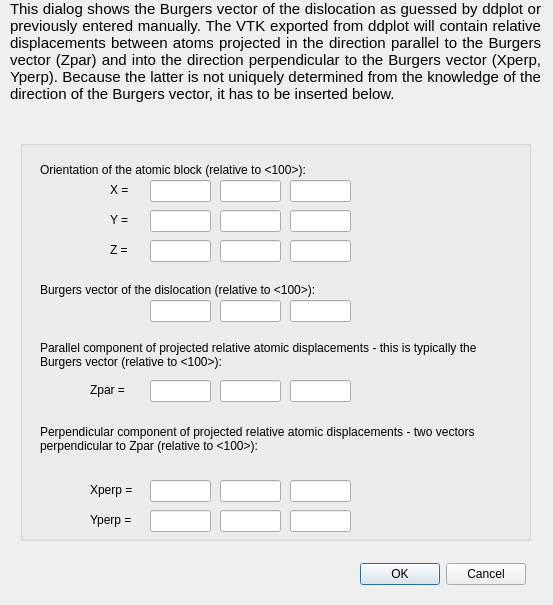
<?xml version="1.0" encoding="UTF-8"?>
<ui version="4.0">
 <class>DSetupExportVTK</class>
 <widget class="QDialog" name="DSetupExportVTK">
  <property name="geometry">
   <rect>
    <x>0</x>
    <y>0</y>
    <width>553</width>
    <height>605</height>
   </rect>
  </property>
  <property name="windowTitle">
   <string>Dialog</string>
  </property>
  <widget class="QDialogButtonBox" name="buttonBox">
   <property name="geometry">
    <rect>
     <x>350</x>
     <y>560</y>
     <width>176</width>
     <height>28</height>
    </rect>
   </property>
   <property name="standardButtons">
    <set>QDialogButtonBox::Cancel|QDialogButtonBox::Ok</set>
   </property>
  </widget>
  <widget class="QLabel" name="textLabel4">
   <property name="geometry">
    <rect>
     <x>10</x>
     <y>0</y>
     <width>531</width>
     <height>161</height>
    </rect>
   </property>
   <property name="autoFillBackground">
    <bool>true</bool>
   </property>
   <property name="text">
    <string>&lt;!DOCTYPE HTML PUBLIC &quot;-//W3C//DTD HTML 4.0//EN&quot; &quot;http://www.w3.org/TR/REC-html40/strict.dtd&quot;&gt;
&lt;html&gt;&lt;head&gt;&lt;meta name=&quot;qrichtext&quot; content=&quot;1&quot; /&gt;&lt;style type=&quot;text/css&quot;&gt;
p, li { white-space: pre-wrap; }
&lt;/style&gt;&lt;/head&gt;&lt;body style=&quot; font-family:'Ubuntu'; font-size:11pt; font-weight:400; font-style:normal;&quot;&gt;
&lt;p align=&quot;justify&quot; style=&quot; margin-top:12px; margin-bottom:12px; margin-left:0px; margin-right:0px; -qt-block-indent:0; text-indent:0px;&quot;&gt;This dialog shows the Burgers vector of the dislocation as guessed by ddplot or previously entered manually. The VTK exported from ddplot will contain relative displacements between atoms projected in the direction parallel to the Burgers vector (Zpar) and into the direction perpendicular to the Burgers vector (Xperp, Yperp). Because the latter is not uniquely determined from the knowledge of the direction of the Burgers vector, it has to be inserted below.&lt;/p&gt;&lt;/body&gt;&lt;/html&gt;</string>
   </property>
   <property name="textFormat">
    <enum>Qt::RichText</enum>
   </property>
   <property name="alignment">
    <set>Qt::AlignTop</set>
   </property>
   <property name="wordWrap">
    <bool>true</bool>
   </property>
   <property name="margin">
    <number>5</number>
   </property>
  </widget>
  <widget class="QGroupBox" name="groupBox">
   <property name="geometry">
    <rect>
     <x>20</x>
     <y>140</y>
     <width>511</width>
     <height>401</height>
    </rect>
   </property>
   <property name="title">
    <string/>
   </property>
   <widget class="QLabel" name="textLabel3">
    <property name="geometry">
     <rect>
      <x>20</x>
      <y>140</y>
      <width>301</width>
      <height>20</height>
     </rect>
    </property>
    <property name="text">
     <string>Burgers vector of the dislocation (relative to &lt;100&gt;):</string>
    </property>
    <property name="wordWrap">
     <bool>false</bool>
    </property>
   </widget>
   <widget class="QLineEdit" name="b2">
    <property name="geometry">
     <rect>
      <x>200</x>
      <y>160</y>
      <width>61</width>
      <height>22</height>
     </rect>
    </property>
   </widget>
   <widget class="QLineEdit" name="b3">
    <property name="geometry">
     <rect>
      <x>270</x>
      <y>160</y>
      <width>61</width>
      <height>22</height>
     </rect>
    </property>
   </widget>
   <widget class="QLineEdit" name="b1">
    <property name="geometry">
     <rect>
      <x>130</x>
      <y>160</y>
      <width>61</width>
      <height>22</height>
     </rect>
    </property>
   </widget>
   <widget class="QLabel" name="textLabel3_2">
    <property name="geometry">
     <rect>
      <x>20</x>
      <y>190</y>
      <width>441</width>
      <height>51</height>
     </rect>
    </property>
    <property name="text">
     <string>Parallel component of projected relative atomic displacements - this is typically the Burgers vector (relative to &lt;100&gt;):</string>
    </property>
    <property name="wordWrap">
     <bool>true</bool>
    </property>
   </widget>
   <widget class="QLineEdit" name="zpar1">
    <property name="geometry">
     <rect>
      <x>130</x>
      <y>240</y>
      <width>61</width>
      <height>22</height>
     </rect>
    </property>
   </widget>
   <widget class="QLineEdit" name="zpar2">
    <property name="geometry">
     <rect>
      <x>200</x>
      <y>240</y>
      <width>61</width>
      <height>22</height>
     </rect>
    </property>
   </widget>
   <widget class="QLineEdit" name="zpar3">
    <property name="geometry">
     <rect>
      <x>270</x>
      <y>240</y>
      <width>61</width>
      <height>22</height>
     </rect>
    </property>
   </widget>
   <widget class="QLabel" name="textLabel3_3">
    <property name="geometry">
     <rect>
      <x>20</x>
      <y>269</y>
      <width>481</width>
      <height>61</height>
     </rect>
    </property>
    <property name="text">
     <string>Perpendicular component of projected relative atomic displacements - two vectors perpendicular to Zpar (relative to &lt;100&gt;):</string>
    </property>
    <property name="wordWrap">
     <bool>true</bool>
    </property>
   </widget>
   <widget class="QLabel" name="textLabel3_6">
    <property name="geometry">
     <rect>
      <x>70</x>
      <y>240</y>
      <width>51</width>
      <height>20</height>
     </rect>
    </property>
    <property name="text">
     <string>Zpar =</string>
    </property>
    <property name="wordWrap">
     <bool>false</bool>
    </property>
   </widget>
   <widget class="QLabel" name="textLabel3_7">
    <property name="geometry">
     <rect>
      <x>20</x>
      <y>20</y>
      <width>421</width>
      <height>20</height>
     </rect>
    </property>
    <property name="text">
     <string>Orientation of the atomic block (relative to &lt;100&gt;):</string>
    </property>
    <property name="wordWrap">
     <bool>false</bool>
    </property>
   </widget>
   <widget class="QLineEdit" name="x1">
    <property name="geometry">
     <rect>
      <x>130</x>
      <y>40</y>
      <width>61</width>
      <height>22</height>
     </rect>
    </property>
   </widget>
   <widget class="QLineEdit" name="x3">
    <property name="geometry">
     <rect>
      <x>270</x>
      <y>40</y>
      <width>61</width>
      <height>22</height>
     </rect>
    </property>
   </widget>
   <widget class="QLineEdit" name="y2">
    <property name="geometry">
     <rect>
      <x>200</x>
      <y>70</y>
      <width>61</width>
      <height>22</height>
     </rect>
    </property>
   </widget>
   <widget class="QLabel" name="textLabel3_8">
    <property name="geometry">
     <rect>
      <x>90</x>
      <y>40</y>
      <width>31</width>
      <height>20</height>
     </rect>
    </property>
    <property name="text">
     <string>X =</string>
    </property>
    <property name="wordWrap">
     <bool>false</bool>
    </property>
   </widget>
   <widget class="QLineEdit" name="x2">
    <property name="geometry">
     <rect>
      <x>200</x>
      <y>40</y>
      <width>61</width>
      <height>22</height>
     </rect>
    </property>
   </widget>
   <widget class="QLineEdit" name="y1">
    <property name="geometry">
     <rect>
      <x>130</x>
      <y>70</y>
      <width>61</width>
      <height>22</height>
     </rect>
    </property>
   </widget>
   <widget class="QLineEdit" name="y3">
    <property name="geometry">
     <rect>
      <x>270</x>
      <y>70</y>
      <width>61</width>
      <height>22</height>
     </rect>
    </property>
   </widget>
   <widget class="QLabel" name="textLabel3_9">
    <property name="geometry">
     <rect>
      <x>90</x>
      <y>70</y>
      <width>31</width>
      <height>20</height>
     </rect>
    </property>
    <property name="text">
     <string>Y =</string>
    </property>
    <property name="wordWrap">
     <bool>false</bool>
    </property>
   </widget>
   <widget class="QLineEdit" name="z1">
    <property name="geometry">
     <rect>
      <x>130</x>
      <y>100</y>
      <width>61</width>
      <height>22</height>
     </rect>
    </property>
   </widget>
   <widget class="QLineEdit" name="z3">
    <property name="geometry">
     <rect>
      <x>270</x>
      <y>100</y>
      <width>61</width>
      <height>22</height>
     </rect>
    </property>
   </widget>
   <widget class="QLineEdit" name="z2">
    <property name="geometry">
     <rect>
      <x>200</x>
      <y>100</y>
      <width>61</width>
      <height>22</height>
     </rect>
    </property>
   </widget>
   <widget class="QLabel" name="textLabel3_10">
    <property name="geometry">
     <rect>
      <x>90</x>
      <y>100</y>
      <width>31</width>
      <height>20</height>
     </rect>
    </property>
    <property name="text">
     <string>Z =</string>
    </property>
    <property name="wordWrap">
     <bool>false</bool>
    </property>
   </widget>
  </widget>
  <widget class="QLabel" name="textLabel3_5">
   <property name="geometry">
    <rect>
     <x>90</x>
     <y>510</y>
     <width>51</width>
     <height>20</height>
    </rect>
   </property>
   <property name="text">
    <string>Yperp =</string>
   </property>
   <property name="wordWrap">
    <bool>false</bool>
   </property>
  </widget>
  <widget class="QLineEdit" name="xperp2">
   <property name="geometry">
    <rect>
     <x>220</x>
     <y>480</y>
     <width>61</width>
     <height>22</height>
    </rect>
   </property>
  </widget>
  <widget class="QLabel" name="textLabel3_4">
   <property name="geometry">
    <rect>
     <x>90</x>
     <y>480</y>
     <width>51</width>
     <height>20</height>
    </rect>
   </property>
   <property name="text">
    <string>Xperp =</string>
   </property>
   <property name="wordWrap">
    <bool>false</bool>
   </property>
  </widget>
  <widget class="QLineEdit" name="xperp3">
   <property name="geometry">
    <rect>
     <x>290</x>
     <y>480</y>
     <width>61</width>
     <height>22</height>
    </rect>
   </property>
  </widget>
  <widget class="QLineEdit" name="xperp1">
   <property name="geometry">
    <rect>
     <x>150</x>
     <y>480</y>
     <width>61</width>
     <height>22</height>
    </rect>
   </property>
  </widget>
  <widget class="QLineEdit" name="yperp2">
   <property name="geometry">
    <rect>
     <x>220</x>
     <y>510</y>
     <width>61</width>
     <height>22</height>
    </rect>
   </property>
  </widget>
  <widget class="QLineEdit" name="yperp3">
   <property name="geometry">
    <rect>
     <x>290</x>
     <y>510</y>
     <width>61</width>
     <height>22</height>
    </rect>
   </property>
  </widget>
  <widget class="QLineEdit" name="yperp1">
   <property name="geometry">
    <rect>
     <x>150</x>
     <y>510</y>
     <width>61</width>
     <height>22</height>
    </rect>
   </property>
  </widget>
  <zorder>textLabel4</zorder>
  <zorder>buttonBox</zorder>
  <zorder>groupBox</zorder>
  <zorder>textLabel3_5</zorder>
  <zorder>xperp2</zorder>
  <zorder>textLabel3_4</zorder>
  <zorder>xperp3</zorder>
  <zorder>xperp1</zorder>
  <zorder>yperp2</zorder>
  <zorder>yperp3</zorder>
  <zorder>yperp1</zorder>
 </widget>
 <tabstops>
  <tabstop>x1</tabstop>
  <tabstop>x2</tabstop>
  <tabstop>x3</tabstop>
  <tabstop>y1</tabstop>
  <tabstop>y2</tabstop>
  <tabstop>y3</tabstop>
  <tabstop>z1</tabstop>
  <tabstop>z2</tabstop>
  <tabstop>z3</tabstop>
  <tabstop>b1</tabstop>
  <tabstop>b2</tabstop>
  <tabstop>b3</tabstop>
  <tabstop>zpar1</tabstop>
  <tabstop>zpar2</tabstop>
  <tabstop>zpar3</tabstop>
  <tabstop>xperp1</tabstop>
  <tabstop>xperp2</tabstop>
  <tabstop>xperp3</tabstop>
  <tabstop>yperp1</tabstop>
  <tabstop>yperp2</tabstop>
  <tabstop>yperp3</tabstop>
 </tabstops>
 <resources/>
 <connections>
  <connection>
   <sender>buttonBox</sender>
   <signal>accepted()</signal>
   <receiver>DSetupExportVTK</receiver>
   <slot>accept()</slot>
   <hints>
    <hint type="sourcelabel">
     <x>387</x>
     <y>373</y>
    </hint>
    <hint type="destinationlabel">
     <x>246</x>
     <y>200</y>
    </hint>
   </hints>
  </connection>
  <connection>
   <sender>buttonBox</sender>
   <signal>rejected()</signal>
   <receiver>DSetupExportVTK</receiver>
   <slot>reject()</slot>
   <hints>
    <hint type="sourcelabel">
     <x>387</x>
     <y>373</y>
    </hint>
    <hint type="destinationlabel">
     <x>246</x>
     <y>200</y>
    </hint>
   </hints>
  </connection>
 </connections>
</ui>
